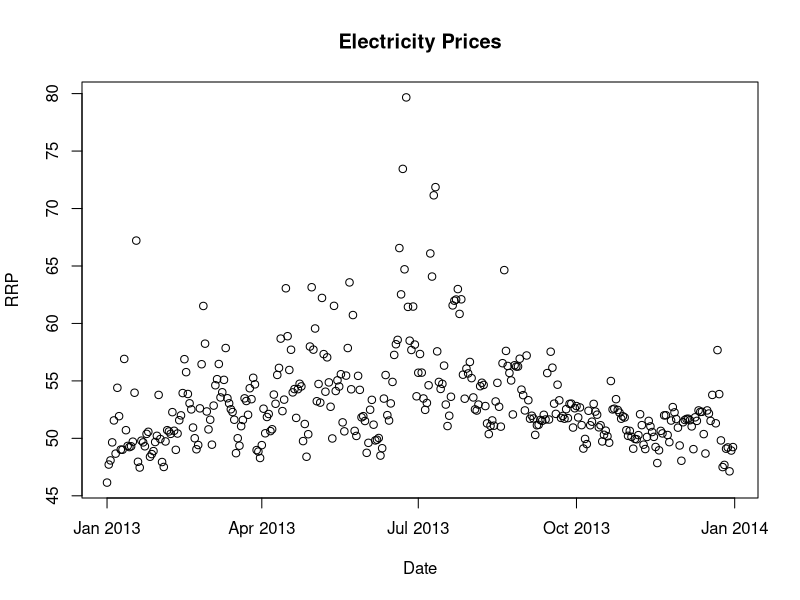

Write R code to recreate this figure.
## ---- chunk 1
library(knitr)  # For making a nice markdown table. 
library(plyr)
# Reading in the data:
AEMO <- read.csv("AEMOPriceDataSimple.csv")
SydTemp <- read.csv("SydTemp.csv")
minTemp <- SydTemp$Minimum.temperature..Degree.C.
maxTemp <- SydTemp$Maximum.temperature..Degree.C.
maxTemp <- maxTemp[SydTemp$Year == 2013]
minTemp <- minTemp[SydTemp$Year == 2013]
maxTemp <- maxTemp[!is.na(maxTemp)]
minTemp <- minTemp[!is.na(minTemp)]

Date <- as.Date(AEMO$Date, '%d/%m/%y')
AEMO <- subset(AEMO, select = c("RRP"))
AEMO <- cbind(AEMO, Date)

SydTemp <-
cbind(SydTemp, Date = as.Date(ISOdate(SydTemp$Year, SydTemp$Month, SydTemp$Day)))

df <- na.omit(merge(AEMO, SydTemp, by.x = "Date", by.y = "Date"))
df <- rename(df, c("Maximum.temperature..Degree.C."="temp_max","Minimum.temperature..Degree.C."="temp_min"))
df <- subset(df, select = c("temp_max", "temp_min", "Date", 'RRP'))
example_data <- cbind(head(df)) # cbind ensures we have a (deep) copy.
## ---- chunk 2
library(data.table) # For renaming some data column names. 
setnames(example_data, old=c("temp_max","temp_min"), new=c("Maximum Temperature", "Minimum Temperature"))
kable(example_data, align='cccc', caption = "\\label{tab:tab_example_data}Some example data illustrating the fields/features available for fitting.")
## ---- chunk 3
# we notice this has an obvious outlier in December
df[df$RRP > 200, ]
# we see this corresponds to the large electrical storm on 20th December 2013, so will delete
# this from our dataset.
df <- df[df$RRP < 200, ]
plot(df$Date, df$RRP, xlab = "Date", ylab = "RRP", title("Electricity Prices"))
# We notice that this perhaps looks a little buldge in Australia's Winter months (May-September)
summary(df$RRP)
## ---- chunk 4
# Pulling out the p_value
linearModel <- lm(df$RRP~df$temp_min)
linear_model_p_value <- anova(linearModel)$'Pr(>F)'[1]
nonlinearModel <- lm(df$RRP~df$temp_min + I(df$temp_min^2))
non_linear_model_p_value <- coef(summary(nonlinearModel))[, "Pr(>|t|)"]
## ---- chunk 5
pieLinear <- function(x, k)
{
  # Produces a model matrix for linear models using knots.
  positive <- function(x)
  {
    # Replaces negative values with zeros.
    x[x < 0] <- 0
    return(x)
  }
  
  modelMatrix <- matrix(c(x))
  for (i in 1:length(k))
  {
    modelMatrix <- cbind(modelMatrix, positive(x - k[i]))
  }
  return(modelMatrix)
}
## ---- chunk 6
x <- 1:10
knots <- c(2, 6)
X <- pieLinear(x, knots)
print(X)
